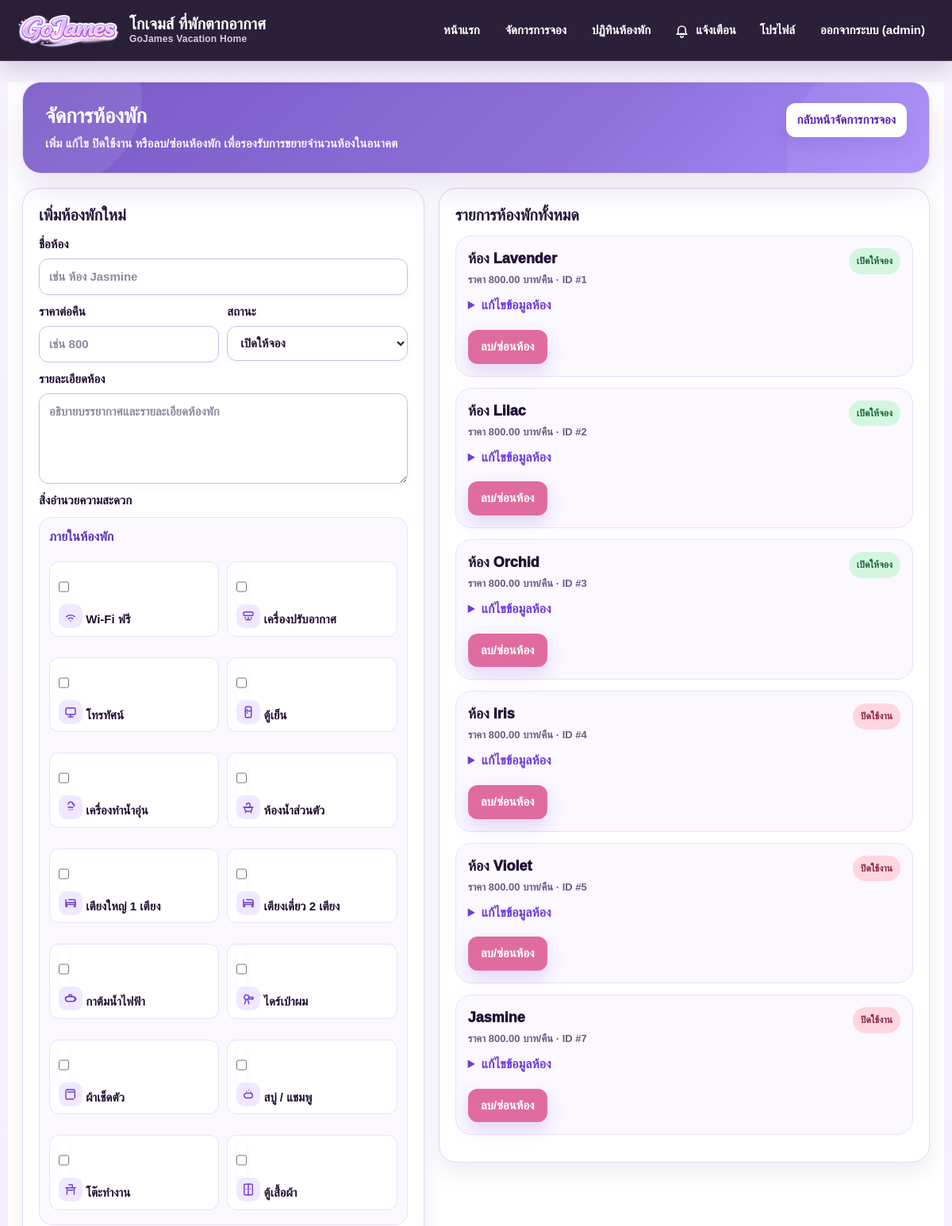
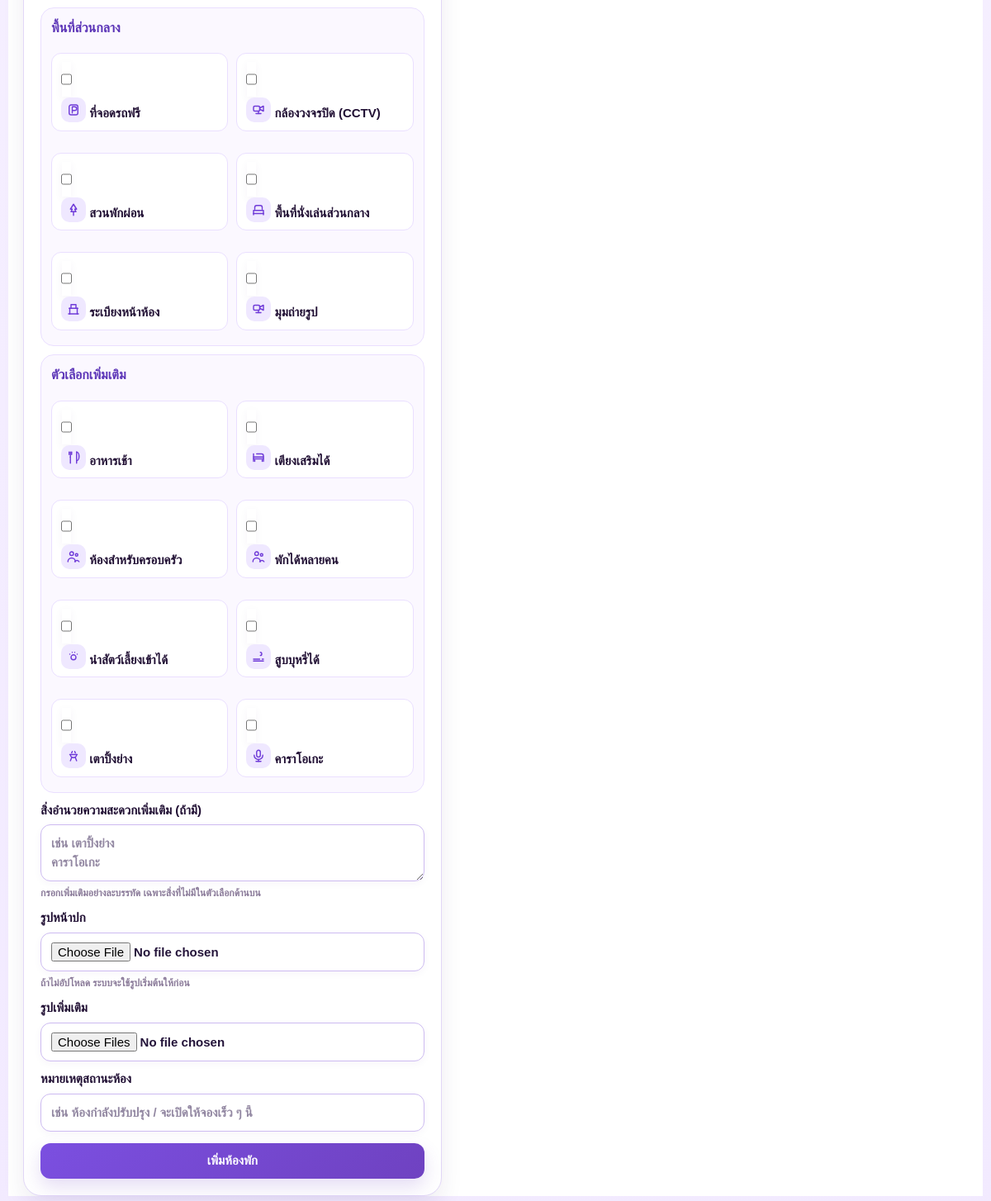
The page /admin/rooms (signed in) on the database its author committed (2 pictures, top to bottom).
### tables this page shows
CREATE TABLE rooms(
        id INTEGER PRIMARY KEY AUTOINCREMENT,
        name TEXT NOT NULL,
        price REAL NOT NULL DEFAULT 0,
        detail TEXT,
        cover TEXT,
        images TEXT,
        amenities TEXT,
        is_open INTEGER NOT NULL DEFAULT 1,
        is_deleted INTEGER NOT NULL DEFAULT 0,
        status_text TEXT,
        maintenance_note TEXT,
        created_at TEXT,
        updated_at TEXT
    );

### app.py (the view)
@app.route("/admin/rooms")
def admin_rooms():
    if session.get("role") != "admin":
        return "สำหรับผู้ดูแลระบบเท่านั้น"
    return render_template(
        "admin_rooms.html",
        rooms=get_rooms_with_status(include_deleted=True),
        amenity_options=ROOM_AMENITY_OPTIONS
    )

### app.py (called while the page is built, shortened)
def get_db():
    conn = sqlite3.connect(DB_PATH)
    conn.row_factory = sqlite3.Row
    return conn

def _safe_json_list(value, fallback=None):
    if fallback is None:
        fallback = []
    if not value:
        return fallback
    try:
        data = json.loads(value)
        return data if isinstance(data, list) else fallback
    except Exception:
        return fallback

def room_row_to_dict(row):
    room = dict(row)
    room["is_open"] = bool(room.get("is_open", 1))
    room["is_deleted"] = bool(room.get("is_deleted", 0))
    room["price"] = float(room.get("price") or 0)
    room["images"] = _safe_json_list(room.get("images"), [room.get("cover") or "room1_1.jpg"])
    room["amenities"] = _safe_json_list(room.get("amenities"), [
        {"icon": "wifi", "label": "Wi-Fi ฟรี"},
        {"icon": "air", "label": "เครื่องปรับอากาศ"},
        {"icon": "bath", "label": "ห้องน้ำส่วนตัว"}
    ])
    room["amenity_labels"] = [item.get("label", "") if isinstance(item, dict) else str(item) for item in room.get("amenities", [])]
    return room

def get_rooms_with_status(include_deleted=False):
    conn = get_db()
    cur = conn.cursor()
    try:
        if include_deleted:
            cur.execute("SELECT * FROM rooms ORDER BY id ASC")
        else:
            cur.execute("SELECT * FROM rooms WHERE COALESCE(is_deleted,0)=0 ORDER BY id ASC")
        rows = cur.fetchall()
        conn.close()
        if rows:
            return [room_row_to_dict(row) for row in rows]
    except sqlite3.OperationalError:
        conn.close()

def get_now():
    return datetime.now()

@app.before_request
def run_auto_cancel_before_each_request():
    auto_cancel_expired_bookings()
    remind_before_checkin()

def remind_before_checkin():
    conn = get_db()
    cur = conn.cursor()
    now_dt = get_now()
    upcoming_limit = now_dt + timedelta(days=1)
    cur.execute("""
        SELECT * FROM bookings
        WHERE status IN ('deposit_paid', 'remaining_counter_pending')
          AND checkin_reminder_sent_at IS NULL
    """)
    rows = cur.fetchall()
    changed_ids = []
    for booking_id in changed_ids:
        cur.execute("""
            UPDATE bookings
            SET checkin_reminder_sent_at = ?
            WHERE id = ?
        """, (now_dt.strftime("%Y-%m-%d %H:%M:%S"), booking_id))
    conn.commit()
    conn.close()

### templates/admin_rooms.html (shortened to what this page needs)
{% extends "base.html" %}
{% block content %}
{% macro admin_amenity_icon(label) -%}
{% set icon = key_map.get(label, 'check') %}
<span class="amenity-admin-icon" aria-hidden="true">
{% if icon == 'wifi' %}<svg viewBox="0 0 24 24"><path d="M5 13a10 10 0 0 1 14 0"/><path d="M8.5 16.5a5 5 0 0 1 7 0"/><path d="M12 20h.01"/></svg>
{% elif icon == 'air' %}<svg viewBox="0 0 24 24"><rect x="4" y="5" width="16" height="6" rx="2"/><path d="M7 14v1.5"/><path d="M12 14v2.5"/><path d="M17 14v1.5"/><path d="M8 18h8"/></svg>
{% elif icon == 'tv' %}<svg viewBox="0 0 24 24"><rect x="4" y="5" width="16" height="11" rx="2"/><path d="M8 20h8"/><path d="M12 16v4"/></svg>
{% elif icon == 'fridge' %}<svg viewBox="0 0 24 24"><rect x="7" y="3" width="10" height="18" rx="2"/><path d="M7 10h10"/><path d="M10 7v1"/><path d="M10 13v1"/></svg>
{% elif icon == 'shower' %}<svg viewBox="0 0 24 24"><path d="M8 7a4 4 0 0 1 8 0"/><path d="M16 7h2v3"/><path d="M8 12h8"/><path d="M9 16h.01"/><path d="M12 16h.01"/><path d="M15 16h.01"/></svg>
{% elif icon == 'kettle' %}<svg viewBox="0 0 24 24"><path d="M7 9h9a4 4 0 0 1 0 8H8a4 4 0 0 1-1-8Z"/><path d="M6 10l-3 2"/><path d="M9 9V6h5v3"/><path d="M18 11h1a2 2 0 0 1 0 4h-1"/></svg>
{% elif icon == 'dryer' %}<svg viewBox="0 0 24 24"><circle cx="9" cy="10" r="4"/><path d="M13 10h7v3h-7"/><path d="M8 14l-2 7"/><path d="M11 14l2 7"/></svg>
{% elif icon == 'towel' %}<svg viewBox="0 0 24 24"><path d="M7 4h10a2 2 0 0 1 2 2v12"/><path d="M7 4a3 3 0 0 0-3 3v11a2 2 0 0 0 2 2h11"/><path d="M7 8h10"/></svg>
{% elif icon == 'soap' %}<svg viewBox="0 0 24 24"><rect x="5" y="10" width="14" height="8" rx="4"/><path d="M9 7h.01"/><path d="M13 5h.01"/><path d="M16 8h.01"/></svg>
{% elif icon == 'bath' %}<svg viewBox="0 0 24 24"><path d="M6 12h12v3a4 4 0 0 1-4 4h-4a4 4 0 0 1-4-4v-3Z"/><path d="M4 12h16"/><path d="M8 19l-1 2"/><path d="M16 19l1 2"/><path d="M9 8a3 3 0 0 1 6 0v4"/></svg>
{% elif icon == 'bed' %}<svg viewBox="0 0 24 24"><path d="M4 11V6"/><path d="M4 18v-7h16v7"/><path d="M20 11V9a3 3 0 0 0-3-3H9"/><path d="M4 14h16"/><path d="M6 18v-2"/><path d="M18 18v-2"/></svg>
{% elif icon == 'parking' %}<svg viewBox="0 0 24 24"><rect x="5" y="4" width="14" height="16" rx="3"/><path d="M10 17V7h4a3 3 0 0 1 0 6h-4"/></svg>
{% elif icon == 'camera' %}<svg viewBox="0 0 24 24"><rect x="4" y="6" width="10" height="8" rx="2"/><path d="M14 9l6-3v8l-6-3"/><path d="M8 18h8"/><path d="M12 14v4"/></svg>
{% elif icon == 'tree' %}<svg viewBox="0 0 24 24"><path d="M12 21v-6"/><path d="M8 15h8l-2-4h3l-5-8-5 8h3l-2 4Z"/></svg>
{% elif icon == 'sofa' %}<svg viewBox="0 0 24 24"><path d="M6 11V8a3 3 0 0 1 3-3h6a3 3 0 0 1 3 3v3"/><path d="M4 13h16v5H4z"/><path d="M4 18v2"/><path d="M20 18v2"/></svg>
{% elif icon == 'utensils' %}<svg viewBox="0 0 24 24"><path d="M7 3v8"/><path d="M5 3v4"/><path d="M9 3v4"/><path d="M7 11v10"/><path d="M17 3v18"/><path d="M17 3a4 7 0 0 1 0 14"/></svg>
{% elif icon == 'family' %}<svg viewBox="0 0 24 24"><circle cx="9" cy="7" r="3"/><circle cx="17" cy="9" r="2"/><path d="M3 20a6 6 0 0 1 12 0"/><path d="M14 20a4 4 0 0 1 7 0"/></svg>
{% elif icon == 'paw' %}<svg viewBox="0 0 24 24"><path d="M8 13a4 4 0 0 0 8 0c0-2-2-4-4-4s-4 2-4 4Z"/><path d="M6 8h.01"/><path d="M10 5h.01"/><path d="M14 5h.01"/><path d="M18 8h.01"/></svg>
{% elif icon == 'smoking' %}<svg viewBox="0 0 24 24"><path d="M4 16h10"/><path d="M18 16h2"/><path d="M4 19h16"/><path d="M15 10c3 0 3-5 0-5"/></svg>
{% elif icon == 'balcony' %}<svg viewBox="0 0 24 24"><path d="M5 11h14"/><path d="M6 11v9"/><path d="M18 11v9"/><path d="M4 20h16"/><path d="M8 11V5h8v6"/></svg>
{% elif icon == 'desk' %}<svg viewBox="0 0 24 24"><path d="M4 9h16"/><path d="M6 9v11"/><path d="M18 9v11"/><path d="M8 13h8"/><path d="M9 4h6v5"/></svg>
{% elif icon == 'wardrobe' %}<svg viewBox="0 0 24 24"><rect x="5" y="3" width="14" height="18" rx="2"/><path d="M12 3v18"/><path d="M9 11h.01"/><path d="M15 11h.01"/></svg>
{% elif icon == 'grill' %}<svg viewBox="0 0 24 24"><path d="M6 10h12"/><path d="M7 10a5 5 0 0 0 10 0"/><path d="M9 15l-2 5"/><path d="M15 15l2 5"/><path d="M10 5c0 1-1 1.5-1 2.5"/><path d="M14 5c0 1 1 1.5 1 2.5"/></svg>
{% elif icon == 'microphone' %}<svg viewBox="0 0 24 24"><rect x="9" y="3" width="6" height="11" rx="3"/><path d="M5 11a7 7 0 0 0 14 0"/><path d="M12 18v3"/><path d="M8 21h8"/></svg>
{% else %}<svg viewBox="0 0 24 24"><path d="M20 6 9 17l-5-5"/></svg>
{% endif %}
</span>
{%- endmacro %}
<div class="admin-rooms-page">
    <div class="admin-rooms-head">
        <div>
            <h2>จัดการห้องพัก</h2>
            <p>เพิ่ม แก้ไข ปิดใช้งาน หรือลบ/ซ่อนห้องพัก เพื่อรองรับการขยายจำนวนห้องในอนาคต</p>
        </div>
        <a class="btn btn-secondary" href="/admin">กลับหน้าจัดการการจอง</a>
    </div>
    <div class="admin-rooms-grid">
        <div class="admin-room-panel">
            <h3>เพิ่มห้องพักใหม่</h3>
            <form method="post" action="/admin/rooms/add" enctype="multipart/form-data">
                <label>ชื่อห้อง</label>
                <input name="name" placeholder="เช่น ห้อง Jasmine" required>
                <div class="admin-room-form-row">
                    <div>
                        <label>ราคาต่อคืน</label>
                        <input name="price" type="number" step="0.01" min="0" placeholder="เช่น 800" required>
                    </div>
                    <div>
                        <label>สถานะ</label>
                        <select name="is_open">
                            <option value="1">เปิดให้จอง</option>
                        </select>
                    </div>
                </div>
                <label>รายละเอียดห้อง</label>
                <textarea name="detail" rows="4" placeholder="อธิบายบรรยากาศและรายละเอียดห้องพัก"></textarea>
                <label>สิ่งอำนวยความสะดวก</label>
                {% for group, options in amenity_options %}
                <div class="amenity-section">
                    <div class="amenity-section-title">{{ group }}</div>
                    <div class="amenity-grid">
                        {% for option in options %}
                        <label class="amenity-check"><input type="checkbox" name="amenities_options" value="{{ option }}"> {{ admin_amenity_icon(option) }} <span>{{ option }}</span></label>
                        {% endfor %}
                    </div>
                </div>
                {% endfor %}
                <label>สิ่งอำนวยความสะดวกเพิ่มเติม (ถ้ามี)</label>
                <textarea name="amenities_extra" rows="2" placeholder="เช่น เตาปิ้งย่าง&#10;คาราโอเกะ"></textarea>
                <div class="admin-room-help">กรอกเพิ่มเติมอย่างละบรรทัด เฉพาะสิ่งที่ไม่มีในตัวเลือกด้านบน</div>
                <label>รูปหน้าปก</label>
                <input type="file" name="cover_file" accept="image/*">
                <div class="admin-room-help">ถ้าไม่อัปโหลด ระบบจะใช้รูปเริ่มต้นให้ก่อน</div>
                <label>รูปเพิ่มเติม</label>
                <input type="file" name="image_files" accept="image/*" multiple>
                <label>หมายเหตุสถานะห้อง</label>
                <input name="maintenance_note" placeholder="เช่น ห้องกำลังปรับปรุง / จะเปิดให้จองเร็ว ๆ นี้">
                <button class="btn" type="submit" style="margin-top:14px;width:100%;">เพิ่มห้องพัก</button>
            </form>
        </div>
        <div class="admin-room-panel">
            <h3>รายการห้องพักทั้งหมด</h3>
            {% for room in rooms %}
            <div class="admin-room-card">
                <div class="admin-room-card-head">
                    <div>
                        <div class="admin-room-title">{{ room.name }}</div>
                        <div class="admin-room-meta">ราคา {{ "{:,.2f}".format(room.price or 0) }} บาท/คืน · ID #{{ room.id }}</div>
                    </div>
                    {% if room.get('is_deleted') %}
                        <span class="status-pill deleted">ซ่อนแล้ว</span>
                    {% elif room.get('is_open', True) %}
                        <span class="status-pill open">เปิดให้จอง</span>
                    {% else %}
                        <span class="status-pill closed">ปิดใช้งาน</span>
                    {% endif %}
                </div>
                <details class="admin-room-edit-details">
                    <summary>แก้ไขข้อมูลห้อง</summary>
                </details>
                <form class="admin-room-delete-row" method="post" action="/admin/rooms/{{ room.id }}/delete" onsubmit="return confirm('ยืนยันการลบห้องนี้หรือไม่? หากมีประวัติการจอง ระบบจะซ่อนห้องแทนการลบถาวร');">
                    <button class="btn btn-danger" type="submit">ลบ/ซ่อนห้อง</button>
                </form>
            </div>
            {% else %}
            <div class="card center muted">ยังไม่มีข้อมูลห้องพัก</div>
            {% endfor %}
        </div>
    </div>
</div>
{% endblock %}

### templates/admin_rooms.html (style rules this page uses)
.admin-rooms-page { max-width:1180px;margin:0 auto 42px; }
.admin-rooms-head { position:relative;overflow:hidden;display:flex;justify-content:space-between;align-items:flex-start;gap:14px;margin-bottom:18px;background:linear-gradient(135deg,#7b5ac8 0%,#8b6fd6 58%,#a78bfa 100%);border:1px solid #e2d7f7;border-radius:24px;padding:26px 28px;box-shadow:0 18px 42px rgba(91,54,150,.14); }
.admin-rooms-head::before { content:"";position:absolute;left:-70px;top:-90px;width:220px;height:220px;border-radius:50%;background:rgba(255,255,255,.08); }
.admin-rooms-head::after { content:"";position:absolute;right:-80px;bottom:-110px;width:260px;height:260px;border-radius:50%;background:rgba(255,255,255,.07); }
.admin-rooms-head>div,.admin-rooms-head>a { position:relative;z-index:1; }
.admin-rooms-head h2 { margin:0 0 6px;color:#fff!important;font-size:28px;font-weight:950; }
.admin-rooms-head p { margin:0;color:rgba(255,255,255,.92);font-weight:800;line-height:1.5; }
.admin-rooms-grid { display:grid;grid-template-columns:minmax(320px,.9fr) minmax(0,1.1fr);gap:18px;align-items:start; }
.admin-room-panel { background:#fff;border:1px solid #e2d7f7;border-radius:22px;padding:20px;box-shadow:0 12px 28px rgba(43,22,77,.08); }
.admin-room-panel h3 { margin:0 0 12px;color:#211034;font-size:20px;font-weight:950; }
.admin-room-panel label { display:block;margin:10px 0 6px;font-weight:900;color:#211034; }
.admin-room-panel input,.admin-room-panel textarea,.admin-room-panel select { width:100%;border:1px solid #d8c4ff;border-radius:12px;padding:11px 12px;font-weight:700;background:#fff; }
.admin-room-form-row { display:grid;grid-template-columns:1fr 1fr;gap:10px; }
.amenity-section { border:1px solid #eadfff;background:#fbf8ff;border-radius:16px;padding:12px;margin:10px 0; }
.amenity-section-title { font-weight:950;color:#5b34b7;margin-bottom:8px; }
.amenity-grid { display:grid;grid-template-columns:repeat(2,minmax(0,1fr));gap:10px; }
.amenity-check { display:flex;align-items:center;gap:10px;background:#fff;border:1px solid #eadfff;border-radius:12px;padding:9px 11px;font-weight:850;color:#211034;cursor:pointer;min-height:46px;transition:.18s;font-size:14px; }
.amenity-admin-icon { width:30px;height:30px;border-radius:10px;background:#efe8ff;color:#6f3bd8;display:inline-flex;align-items:center;justify-content:center;flex:0 0 auto; }
.amenity-admin-icon svg { width:18px;height:18px;fill:none;stroke:currentColor;stroke-width:1.9;stroke-linecap:round;stroke-linejoin:round; }
.amenity-check span:last-child { line-height:1.35; }
.amenity-check input { width:auto;margin:0;accent-color:#8b5cf6; }
.admin-room-help { font-size:12px;color:#8a7a99;font-weight:700;margin-top:5px;line-height:1.5; }
.admin-room-card { border:1px solid #eadfff;border-radius:20px;background:#fbf8ff;padding:15px;margin-bottom:14px; }
.admin-room-card-head { display:flex;justify-content:space-between;gap:10px;align-items:flex-start;margin-bottom:8px; }
.admin-room-title { font-weight:950;color:#211034;font-size:18px; }
.admin-room-meta { color:#6e5b83;font-weight:800;font-size:13px;margin-top:2px; }
.status-pill { display:inline-flex;align-items:center;justify-content:center;border-radius:999px;padding:7px 10px;font-weight:950;font-size:12px;white-space:nowrap; }
.status-pill.open { background:#d4f6df;color:#17663a; }
.status-pill.closed { background:#ffd6de;color:#8d2246; }
.admin-room-edit-details { margin-top:10px; }
.admin-room-edit-details summary { cursor:pointer;color:#6f3bd8;font-weight:950;margin:8px 0; }
.admin-room-delete-row { margin-top:10px; }
.admin-rooms-head .btn { background:#fff!important;color:#5b21b6!important;border:none;box-shadow:0 10px 24px rgba(36,17,63,.14); }

### rows shown on the page
rooms: name "ห้อง Lavender", price "800.00", id "1", shows "เปิดให้จอง"
rooms: name "ห้อง Lilac", price "800.00", id "2", shows "เปิดให้จอง"
rooms: name "ห้อง Orchid", price "800.00", id "3", shows "เปิดให้จอง"
rooms: name "ห้อง Iris", price "800.00", id "4", shows "ปิดใช้งาน"
rooms: name "ห้อง Violet", price "800.00", id "5", shows "ปิดใช้งาน"
rooms: name "Jasmine", price "800.00", id "7", shows "ปิดใช้งาน"

### other values the page prints
{{ session.get('user') }} "admin"
{{ group }} "ภายในห้องพัก" "พื้นที่ส่วนกลาง" "ตัวเลือกเพิ่มเติม"
{{ option }} "Wi-Fi ฟรี" "เครื่องปรับอากาศ" "โทรทัศน์" "ตู้เย็น" "เครื่องทำน้ำอุ่น" "ห้องน้ำส่วนตัว" "เตียงใหญ่ 1 เตียง" "เตียงเดี่ยว 2 เตียง" "กาต้มน้ำไฟฟ้า" "ไดร์เป่าผม" "ผ้าเช็ดตัว" "สบู่ / แชมพู" "โต๊ะทำงาน" "ตู้เสื้อผ้า" "ที่จอดรถฟรี" "กล้องวงจรปิด (CCTV)" "สวนพักผ่อน" "พื้นที่นั่งเล่นส่วนกลาง" "ระเบียงหน้าห้อง" "มุมถ่ายรูป" "อาหารเช้า" "เตียงเสริมได้" "ห้องสำหรับครอบครัว" "พักได้หลายคน" "นำสัตว์เลี้ยงเข้าได้" "สูบบุหรี่ได้" "เตาปิ้งย่าง" "คาราโอเกะ"
